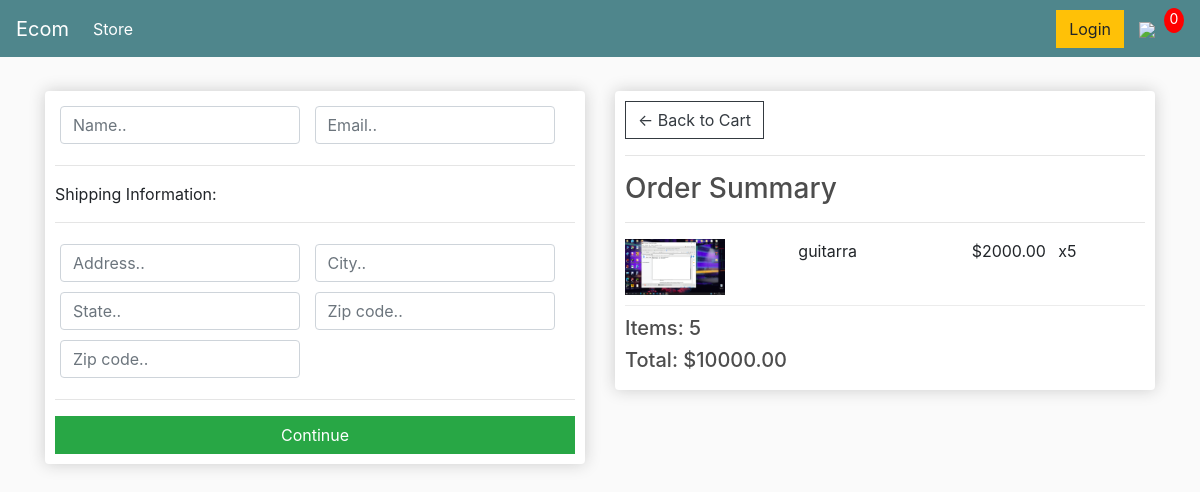
Screenshot of /checkout/ (signed in) with the database file from the repository.
### app/models.py (models this page shows, shortened)
class OrderItem(models.Model):
	product = models.ForeignKey(Product, on_delete=models.SET_NULL, null=True)
	order = models.ForeignKey(Order, on_delete=models.SET_NULL, null=True)
	quantity = models.IntegerField(default=0, null=True, blank=True)
	date_added = models.DateTimeField(auto_now_add=True)
	@property
	def get_total(self):
		total = self.product.price * self.quantity
		return total

class Product(models.Model):
	name = models.CharField(max_length=200)
	price = models.FloatField()
	digital = models.BooleanField(default=False,null=True, blank=True)
	image = models.ImageField(null=True, blank=True)
	@property
	def imageURL(self):
		try:
			url = self.image.url
		except:
			url = ''
		return url

class Order(models.Model):
	customer = models.ForeignKey(Customer, on_delete=models.SET_NULL, null=True, blank=True)
	date_ordered = models.DateTimeField(auto_now_add=True)
	complete = models.BooleanField(default=False)
	transaction_id = models.CharField(max_length=100, null=True)
	@property
	def get_cart_total(self):
		orderitems = self.orderitem_set.all()
		total = sum([item.get_total for item in orderitems])
		return total
	@property
	def get_cart_items(self):
		orderitems = self.orderitem_set.all()
		total = sum([item.quantity for item in orderitems])
		return total

### app/views.py (the view)
# urls.py: path('checkout/', checkout, name="checkout"),
def checkout(request):
	if request.user.is_authenticated:
		customer = request.user.customer
		order, created = Order.objects.get_or_create(customer=customer, complete=False)
		items = order.orderitem_set.all()
		cartItems = order.get_cart_items
	else:
		items = []
		order = {'get_cart_total':0, 'get_cart_items':0}
		cartItems = order['get_cart_items']
	context = {'items':items, 'order':order, 'cartItems':cartItems}
	return render(request, 'app/checkout.html', context)

### app/templates/app/checkout.html (shortened to what this page needs)
{% extends 'app/main.html' %}
{% load static %}
{% block content %}
     <div class="row">
		<div class="col-lg-6">
			<div class="box-element" id="form-wrapper">
				<form id="form">
					<div id="user-info">
						<div class="form-field">
							<input required class="form-control" type="text" name="name" placeholder="Name..">
						</div>
						<div class="form-field">
							<input required class="form-control" type="email" name="email" placeholder="Email..">
						</div>
					</div>
					<div id="shipping-info">
						<hr>
						<p>Shipping Information:</p>
						<hr>
						<div class="form-field">
							<input class="form-control" type="text" name="address" placeholder="Address..">
						</div>
						<div class="form-field">
							<input class="form-control" type="text" name="city" placeholder="City..">
						</div>
						<div class="form-field">
							<input class="form-control" type="text" name="state" placeholder="State..">
						</div>
						<div class="form-field">
							<input class="form-control" type="text" name="zipcode" placeholder="Zip code..">
						</div>
						<div class="form-field">
							<input class="form-control" type="text" name="country" placeholder="Zip code..">
						</div>
					</div>
					<hr>
					<input id="form-button" class="btn btn-success btn-block" type="submit" value="Continue">
				</form>
			</div>
			<br>
		</div>
		<div class="col-lg-6">
			<div class="box-element">
				<a  class="btn btn-outline-dark" href="{% url 'cart' %}">&#x2190; Back to Cart</a>
				<hr>
				<h3>Order Summary</h3>
				<hr>
				{% for item in items %}
				<div class="cart-row">
					<div style="flex:2"><img class="row-image" src="{{item.product.imageURL}}"></div>
					<div style="flex:2"><p>{{item.product.name}}</p></div>
					<div style="flex:1"><p>${{item.product.price|floatformat:2}}</p></div>
					<div style="flex:1"><p>x{{item.quantity}}</p></div>
				</div>
				{% endfor %}
				<h5>Items:   {{order.get_cart_items}}</h5>
				<h5>Total:   ${{order.get_cart_total|floatformat:2}}</h5>
			</div>
		</div>
	</div>
{% endblock content %}

### app/static/css/main.css (style rules this page uses)
body { background-color: hsl(0, 0%, 98%); }
h1,h2,h3,h4,h5,h6 { color:hsl(0, 0%, 30%); }
.box-element { box-shadow:hsl(0, 0%, 80%) 0 0 16px; background-color: #fff; border-radius: 4px; padding: 10px; }
.col-lg-4, .col-lg-6, .col-lg-8, .col-lg-12 { margin-top: 10px; }
.btn { border-radius: 0; }
.row-image { width: 100px; }
.form-field { width:250px; display: inline-block; padding: 5px; }
.cart-row { display: flex; align-items: flex-stretch; padding-bottom: 10px; margin-bottom: 10px; border-bottom: 1px solid #ececec; }

### rows the page displays
OrderItem: product.imageURL (picture), product.name "guitarra", product.price "2000.00", quantity "5"
Order: get_cart_items "5", get_cart_total "10000.00"
